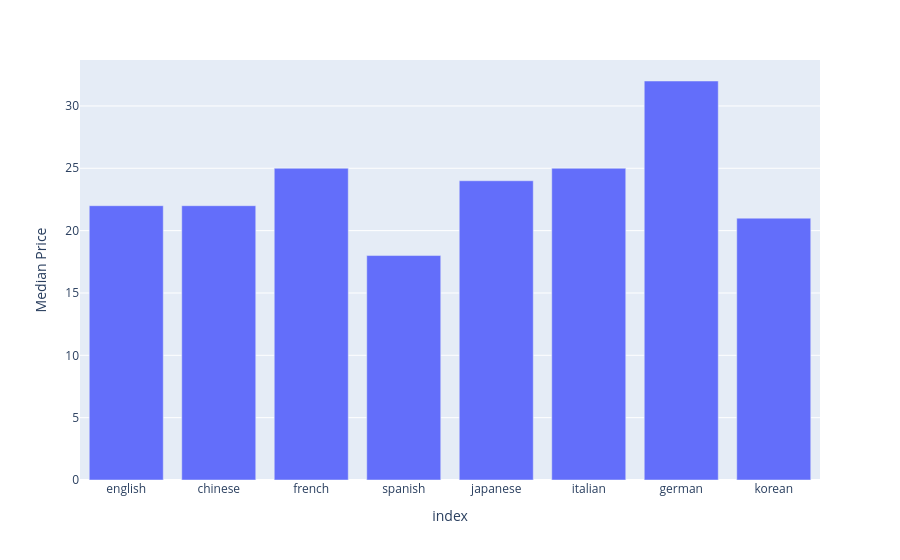

The cell this chart's notebook holds for it:
### Code cell
fig = px.bar(df_median_price, y='Median Price')
fig.show()

### Figure 1 — Plotly figure (JSON) as saved in the notebook; plotly's stock layout.template omitted (floating-point values rounded to 4 significant figures)
{"data": [{"hovertemplate": "index=%{x}<br>Median Price=%{y}<extra></extra>", "legendgroup": "", "marker": {"color": "#636efa", "pattern": {"shape": ""}}, "name": "", "orientation": "v", "showlegend": false, "textposition": "auto", "type": "bar", "x": ["english", "chinese", "french", "spanish", "japanese", "italian", "german", "korean"], "xaxis": "x", "y": [22.0, 22.0, 25.0, 18.0, 24.0, 25.0, 32.0, 21.0], "yaxis": "y"}], "layout": {"barmode": "relative", "legend": {"tracegroupgap": 0}, "margin": {"t": 60}, "xaxis": {"anchor": "y", "domain": [0, 1], "title": {"text": "index"}}, "yaxis": {"anchor": "x", "domain": [0, 1], "title": {"text": "Median Price"}}}}
